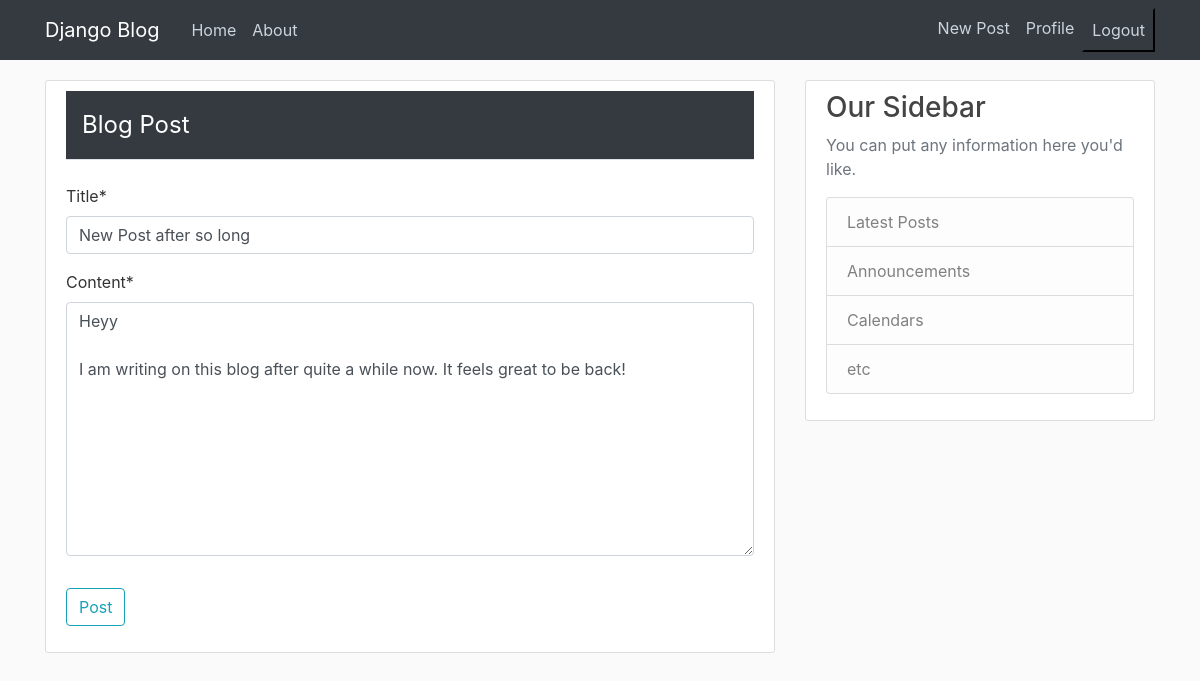
The page /post/31/update (signed in) on the database its author committed.
### blog/models.py (models this page shows, shortened)
class Post(models.Model):
    title=models.CharField(max_length=100)
    content=models.TextField()
    date=models.DateTimeField(default=timezone.now)
    author=models.ForeignKey(User,on_delete=models.CASCADE)#if a user is deleted the post is also deleted

### blog/views.py (the view, shortened to what this page needs)
# urls.py: path('post/<int:pk>/update',PostUpdateView.as_view(),name='post-update'),
class PostUpdateView(LoginRequiredMixin,UserPassesTestMixin,UpdateView):
    model=Post
    fields=['title','content']
    def test_func(self):
        post=self.get_object()
        if self.request.user == post.author:
            return True
        return False

### blog/templates/blog/post_form.html (shortened to what this page needs)
{% extends "blog/base.html" %}
{% load crispy_forms_tags %}
{% block content %}
    <div class="content-section">
        <form method="POST">
            <fieldset class="form-group">
                <legend class="border-bottom mb-4 btn-dark p-3">Blog Post</legend>
                {{ form |crispy}}
            </fieldset>
            <div class="form-group">
                <button class="btn btn-outline-info" type="submit">Post</button>
            </div>
        </form>
    </div>
{% endblock content %}

### blog/static/blog/main.css (style rules this page uses)
body { background: #fafafa; color: #333333; margin-top: 5rem; }
.content-section { background: #ffffff; padding: 10px 20px; border: 1px solid #dddddd; border-radius: 3px; margin-bottom: 20px; }

### rows shown on the page
Post: title "New Post after so long", content "Heyy I am writing on this blog after quite a while now. It feels great to be back!"
